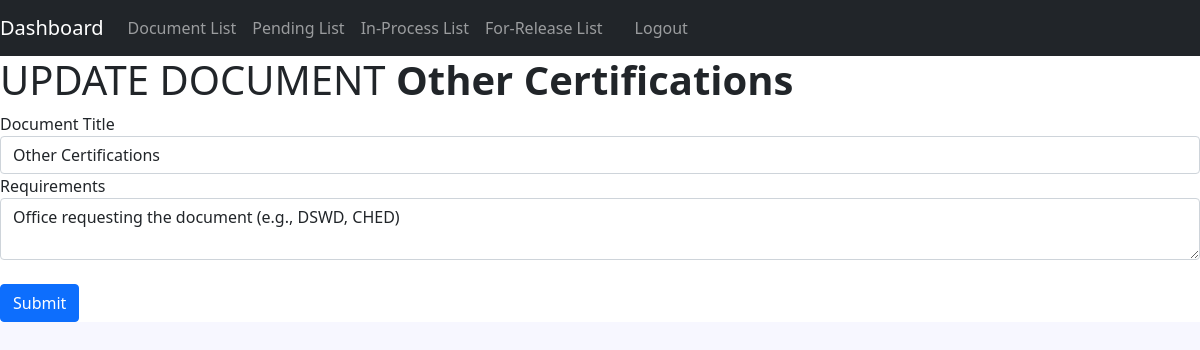
Page /optimized/public/registrar_view/documents/update.php?document_id=16 on the committed database.
### tables this page shows
CREATE TABLE `documents` (
  `document_id` int(10) NOT NULL,
  `document_name` varchar(50) NOT NULL,
  `requirements` longtext NOT NULL
);

### optimized/public/registrar_view/documents/update.php (the view, shortened to what this page needs)
<?php
require_once "../../../resource/opt/database.php";
$id =$_GET['document_id'] ?? null;
$statement = $pdo->prepare('SELECT * FROM documents WHERE document_id = :id');
$statement->bindValue(':id', $id);
$statement->execute();
$document = $statement->fetch(PDO::FETCH_ASSOC);
$title =$document['document_name'];
$requirements =$document['requirements'];
?>
<?php include_once "../../../resource/opt/header.php"; ?>
  </head>
  <body>
<?php include_once "../../../resource/opt/nav.php"; ?>
<h1>UPDATE DOCUMENT&nbsp;<b><?php echo $document['document_name'] ?></b></h1>
<?php include_once "../../../resource/opt/form.php"?>
  </body>
</html>

### optimized/resource/opt/form.php (shortened to what this page needs)
<form action="" method="post">
<div class="form-group">
  <label>Document Title</label>
  <input type="text" class="form-control" name="title" placeholder="Enter Title" value="<?php echo $title ?>">
</div>
<div class="form-group">
  <label>Requirements</label>
  <textarea class="form-control" name="requirements" placeholder="Enter Requirements"><?php echo $requirements ?></textarea>
</div>
<br />
<button type="submit" class="btn btn-primary">Submit</button>
  </form>

### optimized/resource/CssJs/style.css (style rules this page uses)
html, body { background-color: #F7F7FF; }

### rows in the picture
documents: document_name "Other Certifications", title "Other Certifications", requirements "Office requesting the document (e.g., DSWD, CHED)"
